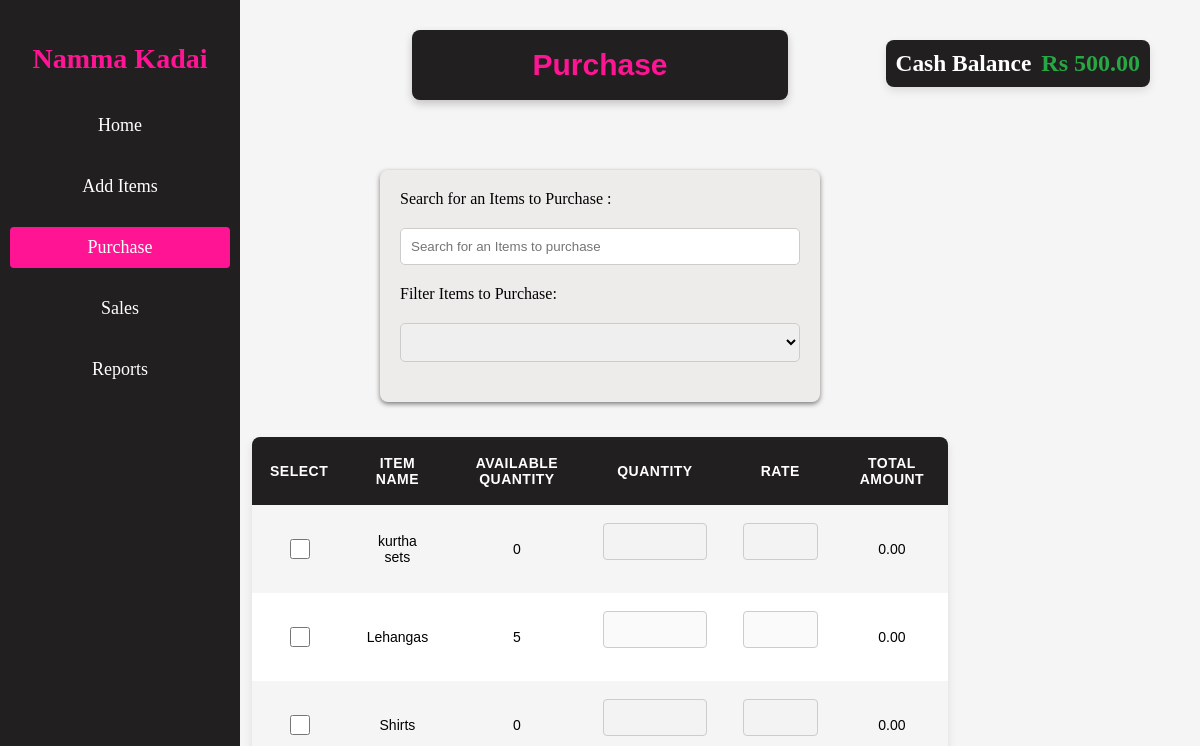
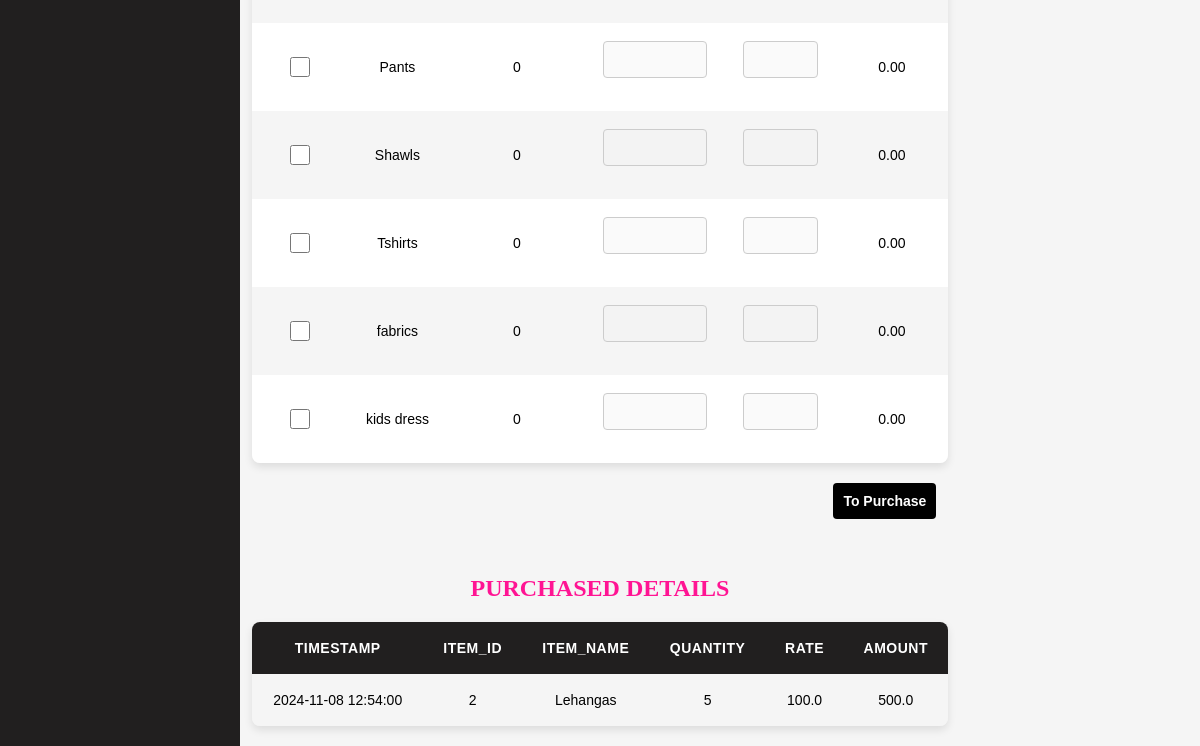
The app's page /addpurchase, older data (2 pictures, top to bottom).
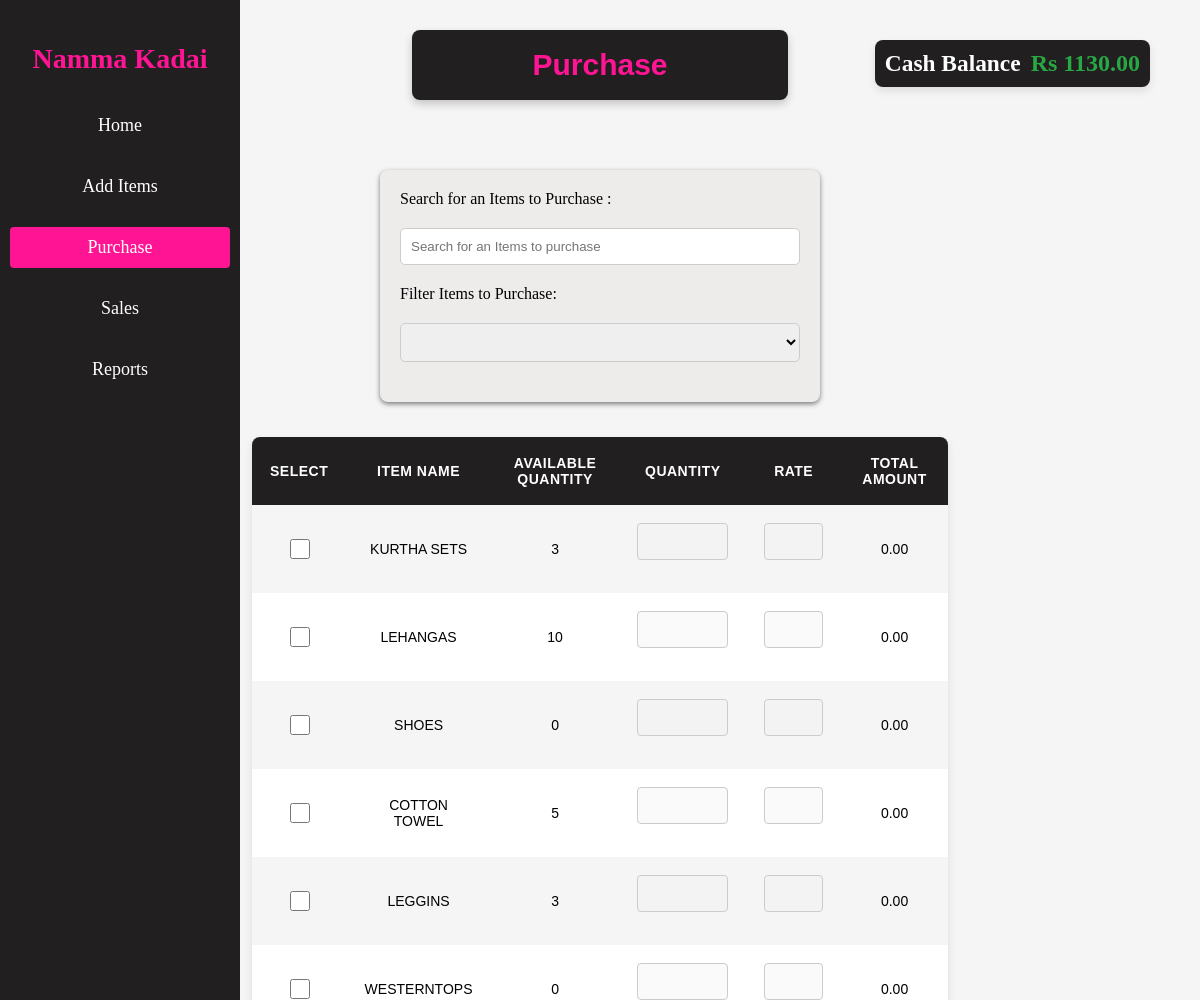
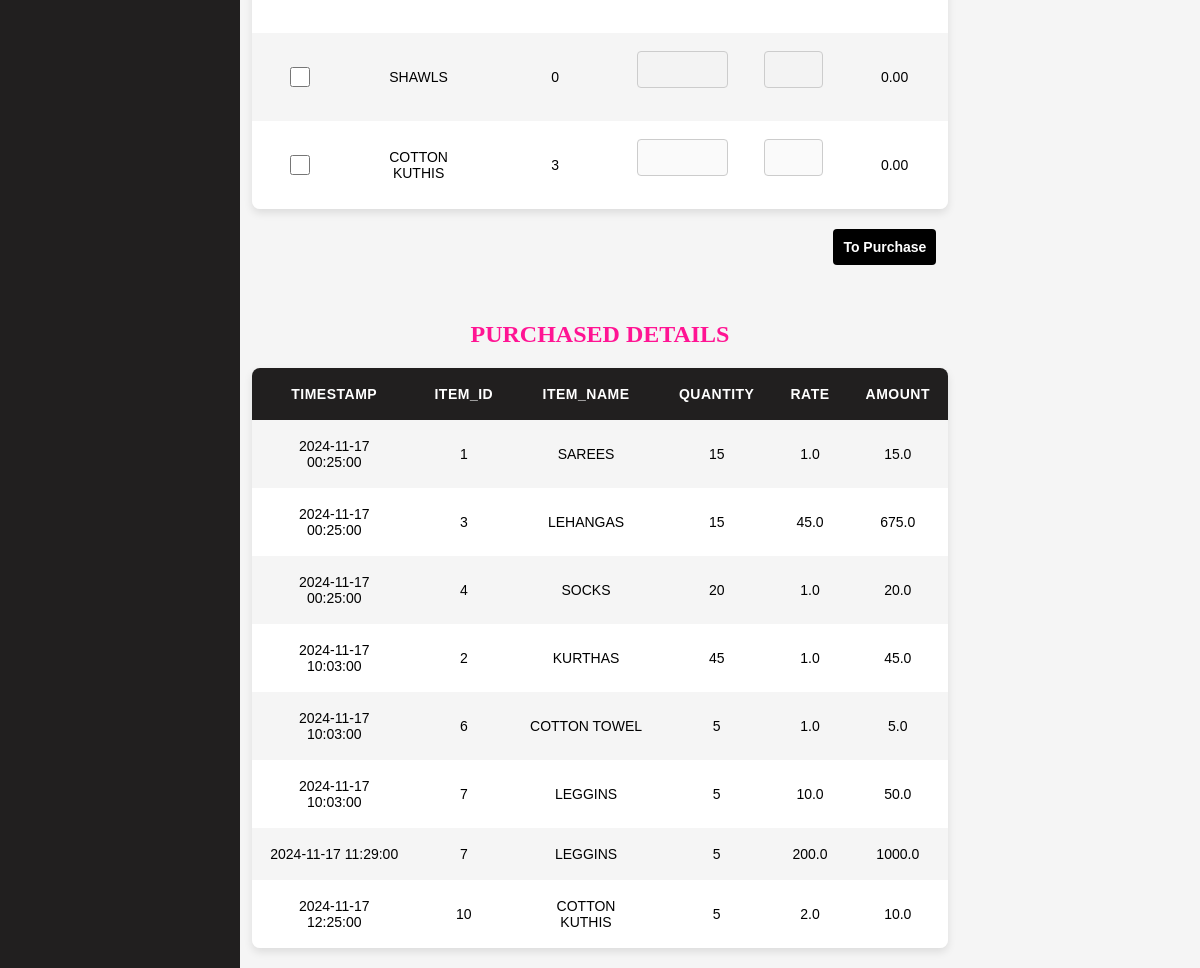
The same page, newer data (2 pictures, top to bottom).
### models.py (models this page shows)
class CompanyModel(db.Model):
    __tablename__='company'
    id = db.Column(db.Integer, primary_key=True)
    company_name=db.Column(db.String(),nullable=False)
    cash_balance=db.Column(db.Float,default=1000.00)

class ItemModel(db.Model):
    __tablename__ ='item'
    item_id=db.Column(db.Integer,primary_key=True)
    item_name=db.Column(db.String(),nullable=False)
    qty=db.Column(db.Integer,default=0,nullable=False)  # Bonus column for item quantity

class PurchaseModel(db.Model):
    __tablename__ ='purchase'
    purchase_id=db.Column(db.Integer,primary_key=True)
    timestamp=db.Column(db.DateTime, default=local_time, nullable=False)
    item_id=db.Column(db.Integer,db.ForeignKey('item.item_id'),nullable=False)
    item_name=db.Column(db.String(),nullable=False)
    qty=db.Column(db.Integer,nullable=False)
    rate=db.Column(db.Float,nullable=False)
    amount=db.Column(db.Float,nullable=False)

### App.py (the view, shortened to what this page needs)
@app.route('/addpurchase',methods=['GET','POST'])
def purchase():
    company=CompanyModel.query.first()
    items = ItemModel.query.all()
    purchasedtable=PurchaseModel.query.all()
    no_items =len(items)==0
    no_purchase=len(purchasedtable)==0
    company.cash_balance = f'{company.cash_balance:.2f}'
    return render_template('add_purchase.html', items=items, purchasedtable=purchasedtable,no_purchase=no_purchase, no_items=no_items,company=company)

### App.py (called while the page is built)
@app.context_processor
def inject_path():
    return {'current_path': request.path}

### templates/add_purchase.html (shortened to what the changed rows need)
<!DOCTYPE html>
<html>
<head>
    <link rel="stylesheet" href="static/add_or_purchase_or_sale.css">
</head>
<body>
    <div class="sidebar">
        <h2>Namma Kadai</h2>
    </div>
    <div class="balance-container">
        <h3>Cash Balance</h3>
        <div class="balance-amount">Rs {{company.cash_balance}}</div>
    </div>
    <div class="title-bar">
        <h2>Purchase</h2>
    </div>
    <form class="container" method="POST">
        <table id="items-table">
            <thead>
                <tr>
                    <th>Select</th>
                    <th>Item Name</th>
                    <th>Available Quantity</th>
                    <th>Quantity</th>
                    <th>Rate</th>
                    <th>Total Amount</th>
                </tr>
            </thead>
            <tbody>
                {% if no_items %}
                <tr>
                    <td colspan="6" style="align-items: center;">No Products Purchased</td>
                </tr>
                {% else %}
                {% for item in items %}
                <tr>
                    <td>
                        <input type="checkbox" name="selected_items[]" value="{{ item.item_id }}"
                            onchange="toggleInputs(this)">
                    </td>
                    <td>{{ item.item_name }}</td>
                    <td>{{ item.qty }}</td>
                    <td>
                        <input type="number" name="qty[]" required min="1" disabled
                            oninput="calculateAmount(this.closest('tr'))">
                    </td>
                    <td>
                        <input type="number" name="rate[]" required step="0.01" disabled
                            oninput="calculateAmount(this.closest('tr'))">
                    </td>
                    <td class="amount">0.00</td>
                </tr>
                {% endfor %}
                {% endif %}
            </tbody>
        </table>
    </form>
    <br><br>
    <h2>PURCHASED DETAILS</h2>
    <table>
        <thead>
            <tr>
                <th>Timestamp</th>
                <th>Item_id</th>
                <th>item_name</th>
                <th>Quantity</th>
                <th>Rate</th>
                <th>Amount</th>
            </tr>
        </thead>
        <tbody>
            {% if no_purchase %}
            <tr>
                <td colspan="6" style="align-items: center;">No Products Purchased</td>
            </tr>
            {% else %}
            {% for items in purchasedtable %}
            <tr>
                <td>{{ items.timestamp }}</td>
                <td>{{ items.item_id }}</td>
                <td>{{ items.item_name }}</td>
                <td>{{ items.qty }}</td>
                <td>{{ items.rate }}</td>
                <td>{{ items.amount }}</td>
            </tr>
            {% endfor %}
            {% endif %}
        </tbody>
    </table>
</body>
</html>

Row changes from the older to the newer data that the page shows:
removed ItemModel: item_name "kurtha sets", qty "0"
removed ItemModel: item_name "Pants", qty "0"
removed PurchaseModel: timestamp "2024-11-08 12:54:00", item_id "2", item_name "Lehangas", qty "5", rate "100.0", amount "500.0"
changed CompanyModel: cash_balance "500.00" → "1130.00"
changed ItemModel: item_name "Lehangas" → "KURTHA SETS"; qty "5" → "3"
changed ItemModel: item_name "Shirts" → "LEHANGAS"; qty "0" → "10"
changed ItemModel: item_name "Shawls" → "SHOES"
changed ItemModel: item_name "Tshirts" → "COTTON TOWEL"; qty "0" → "5"
changed ItemModel: item_name "fabrics" → "LEGGINS"; qty "0" → "3"
changed ItemModel: item_name "kids dress" → "WESTERNTOPS"
added ItemModel: item_name "SHAWLS", qty "0"
added ItemModel: item_name "COTTON KUTHIS", qty "3"
added PurchaseModel: timestamp "2024-11-17 00:25:00", item_id "1", item_name "SAREES", qty "15", rate "1.0", amount "15.0"
added PurchaseModel: timestamp "2024-11-17 00:25:00", item_id "3", item_name "LEHANGAS", qty "15", rate "45.0", amount "675.0"
added PurchaseModel: timestamp "2024-11-17 00:25:00", item_id "4", item_name "SOCKS", qty "20", rate "1.0", amount "20.0"
added PurchaseModel: timestamp "2024-11-17 10:03:00", item_id "2", item_name "KURTHAS", qty "45", rate "1.0", amount "45.0"
added PurchaseModel: timestamp "2024-11-17 10:03:00", item_id "6", item_name "COTTON TOWEL", qty "5", rate "1.0", amount "5.0"
added PurchaseModel: timestamp "2024-11-17 10:03:00", item_id "7", item_name "LEGGINS", qty "5", rate "10.0", amount "50.0"
added PurchaseModel: timestamp "2024-11-17 11:29:00", item_id "7", item_name "LEGGINS", qty "5", rate "200.0", amount "1000.0"
added PurchaseModel: timestamp "2024-11-17 12:25:00", item_id "10", item_name "COTTON KUTHIS", qty "5", rate "2.0", amount "10.0"
